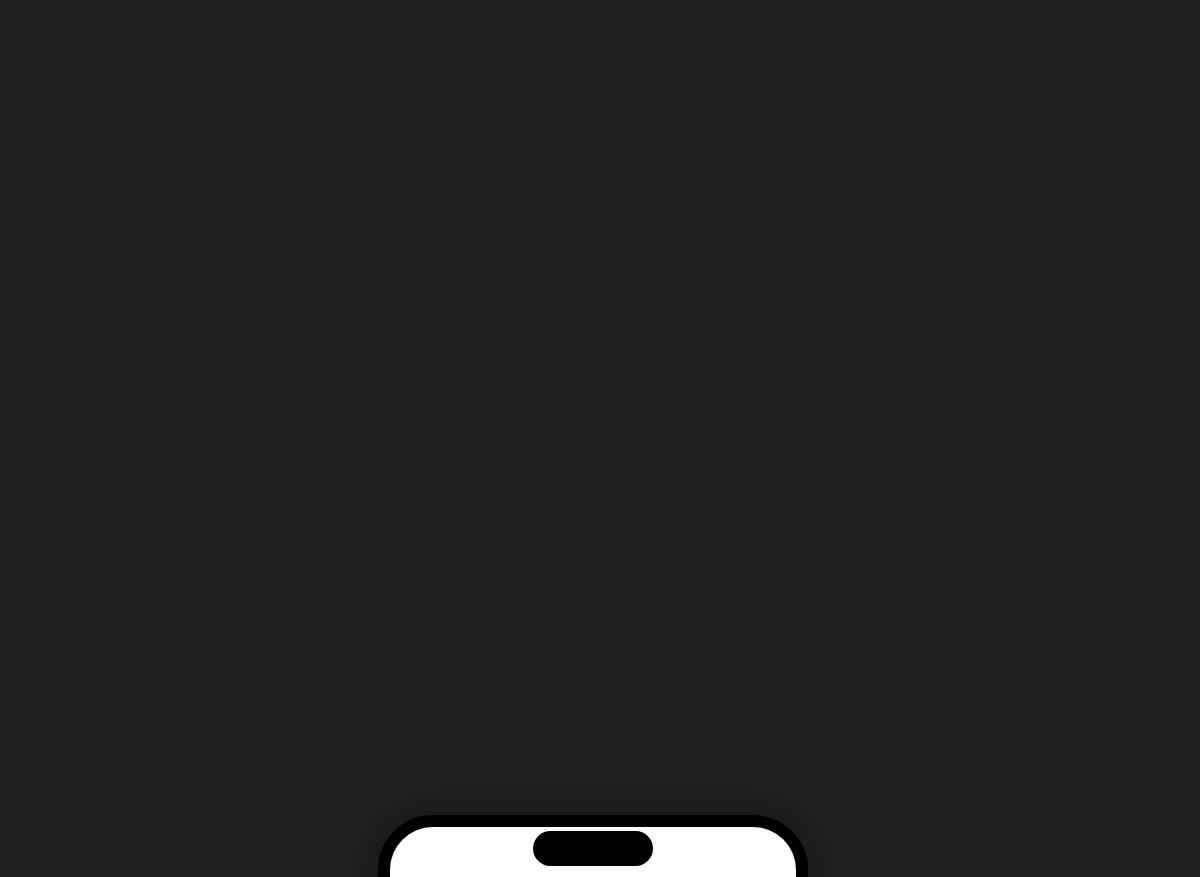
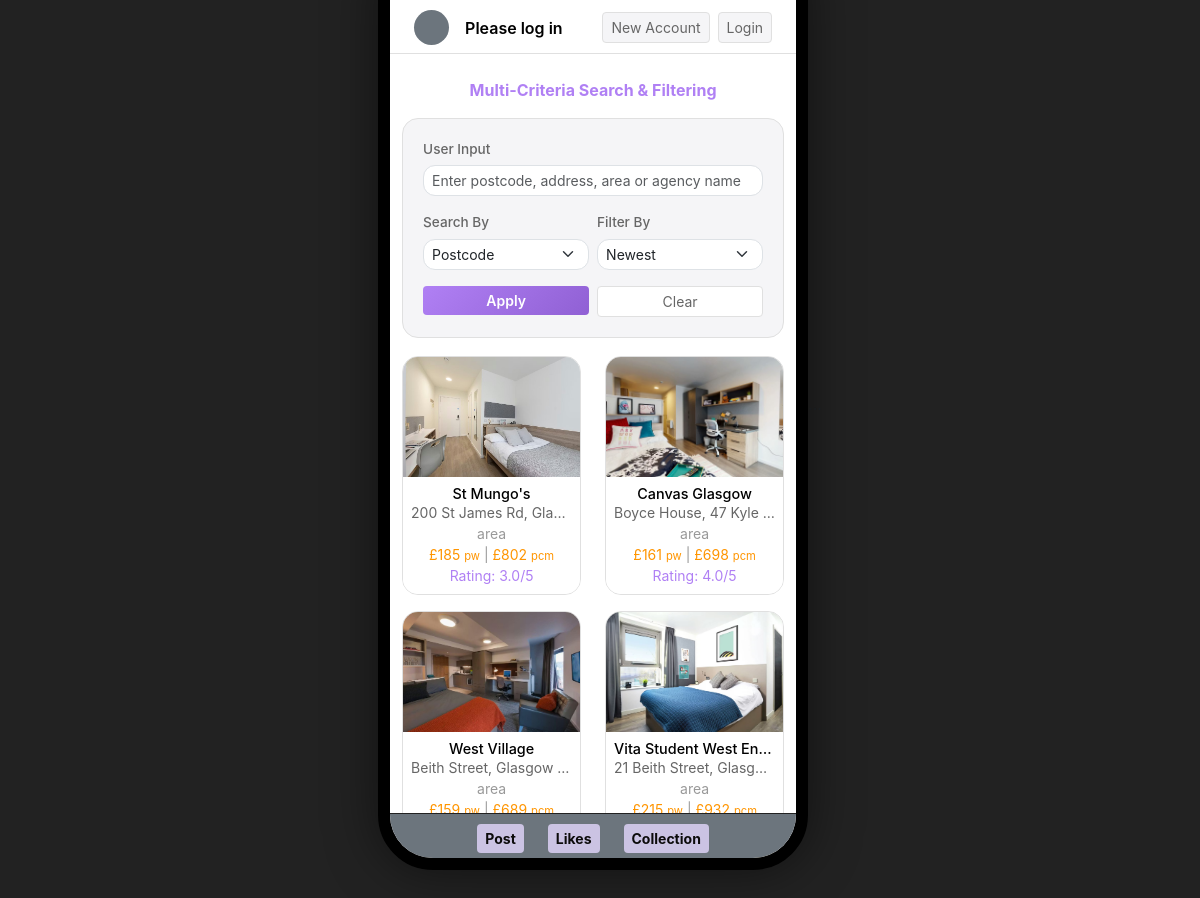
The page / on the database its author committed (2 pictures, top to bottom).
### properties/models.py (models this page shows, shortened)
class Property(models.Model):
    title = models.CharField(max_length=200)
    description = models.TextField()
    price = models.IntegerField(verbose_name="Price (£/week)")
    zip_code = models.CharField(max_length=10)
    image = models.ImageField(upload_to="images/", blank=True, null=True)
    user = models.ForeignKey(User, on_delete=models.CASCADE)
    created_at = models.DateTimeField(auto_now_add=True)
    address = models.CharField(max_length=300, blank=True, verbose_name="Full Address")
    area = models.CharField(max_length=100, blank=True, null=True)
    latitude = models.DecimalField(max_digits=9, decimal_places=7, null=True, blank=True, verbose_name="Latitude")
    longitude = models.DecimalField(max_digits=10, decimal_places=7, null=True, blank=True, verbose_name="Longitude")
    distance_from_campus = models.CharField(max_length=50, blank=True, verbose_name="Distance from Campus")
    @property
    def price_pcm(self):
        return round((self.price * 52) / 12)

### properties/views.py (the view, shortened to what this page needs)
# urls.py: path('', views.home, name='home'),
def home(request):
    query = request.GET.get('q', '').strip()
    search_by = request.GET.get('search_by', 'postcode')
    filter_by = request.GET.get('filter_by', '')
    properties = Property.objects.all()
    properties = properties.annotate(avg_review_rating=Avg('reviews__rating'))
    if filter_by == 'price_low':
        properties = properties.order_by('price')
    elif filter_by == 'price_high':
        properties = properties.order_by('-price')
    elif filter_by == 'rating_high':
        properties = properties.order_by('-avg_review_rating', '-created_at')
    else:
        properties = properties.order_by('-created_at')
    return render(request, "home.html", {
        "properties": properties,
        "query": query,
        "search_by": search_by,
        "filter_by": filter_by,
    })

### properties/templates/home.html (shortened to what this page needs)
{% extends 'base/base.html' %}
{% block content %}
<div class="content-area">
    <nav class="navbar px-4" style="background:#fff; border-bottom:1px solid #e0e0e0;">
        <div class="d-flex align-items-center gap-3">
            {% if user.is_authenticated %}
                <a href="{% url 'dashboard_redirect' %}" class="text-decoration-none d-flex align-items-center gap-3">
                    {% if user.role == 'user' %}
                        {% if user.profile.avatar %}
                            <img src="{{ user.profile.avatar.url }}" alt="Avatar" class="user-avatar">
                        {% else %}
                            <div class="avatar-circle bg-success text-white fw-bold" style="font-size:16px;">
                                {{ user.username.0|upper }}
                            </div>
                        {% endif %}
                    {% elif user.role == 'agency' %}
                        {% if user.agency_profile.avatar %}
                            <img src="{{ user.agency_profile.avatar.url }}" alt="Avatar" class="user-avatar">
                        {% else %}
                            <div class="avatar-circle" style="background:#2196F3; font-size:18px;">🏢</div>
                        {% endif %}
                    {% else %}
                        <div class="avatar-circle bg-secondary"></div>
                    {% endif %}
                    <span style="color:#000; font-weight:600; font-size:1.1rem;">{{ user.username }}</span>
                </a>
                <form method="post" action="{% url 'logout' %}" class="ms-2">
                    {% csrf_token %}
                    <button type="submit" class="btn btn-sm" style="border:1px solid #e0e0e0; color:#666; background:#f5f5f7;">Logout</button>
                </form>
            {% else %}
                <div class="avatar-circle bg-secondary"></div>
                <span style="color:#000; font-weight:600;">Please log in</span>
            {% endif %}
        </div>
        {% if not user.is_authenticated %}
        <div class="d-flex gap-2">
            <a href="{% url 'register' %}" class="btn btn-sm" style="border:1px solid #e0e0e0; color:#666; background:#f5f5f7;">New Account</a>
            <a href="{% url 'login' %}" class="btn btn-light btn-sm" style="border:1px solid #e0e0e0; color:#666; background:#f5f5f7;">Login</a>
        </div>
        {% endif %}
    </nav>
    <div class="container mt-4">
        <div class="search-title">Multi-Criteria Search & Filtering</div>
        <div class="search-box">
            <form method="GET" action="{% url 'home' %}">
                <div class="mb-3">
                    <label class="search-label">User Input</label>
                    <input
                        name="q"
                        type="text"
                        value="{{ query|default:'' }}"
                        class="form-control form-control-sm"
                        placeholder="Enter postcode, address, area or agency name">
                </div>
                <div class="row gx-2 mb-3">
                    <div class="col-6">
                        <label class="search-label">Search By</label>
                        <select name="search_by" class="form-select form-select-sm">
                            <option value="postcode" {% if search_by == 'postcode' %}selected{% endif %}>Postcode</option>
                        </select>
                    </div>
                    <div class="col-6">
                        <label class="search-label">Filter By</label>
                        <select name="filter_by" class="form-select form-select-sm">
                            <option value="" {% if not filter_by %}selected{% endif %}>Newest</option>
                        </select>
                    </div>
                </div>
                <div class="row gx-2">
                    <div class="col-6">
                        <button type="submit" class="btn btn-secondary btn-sm w-100">Apply</button>
                    </div>
                    <div class="col-6">
                        <a href="{% url 'home' %}" class="btn btn-outline-secondary btn-sm w-100">Clear</a>
                    </div>
                </div>
            </form>
        </div>
        <div class="row">
            {% for p in properties %}
            <div class="col-6 mb-3">
                <div class="card bg-dark text-white border-secondary h-100">
                    <a href="{% if user.is_authenticated %}{% url 'property_detail' p.id %}{% else %}{% url 'login' %}?next={% url 'property_detail' p.id %}{% endif %}"
                       class="text-white text-decoration-none">
                        {% if p.image %}
                            <img src="{{ p.image.url }}" class="card-img-top" style="height:120px; object-fit:cover;">
                        {% else %}
                            <div style="height:120px; background:#444;" class="d-flex align-items-center justify-content-center small text-muted">
                                No Image
                            </div>
                        {% endif %}
                        <div class="card-body p-2 text-center">
                            <h6 style="font-size: 0.9rem;" class="mb-0 text-truncate">{{ p.title }}</h6>
                            {% if p.address %}
                                <div class="small text-light text-truncate">{{ p.address }}</div>
                            {% endif %}
                            {% if p.area %}
                                <div class="small text-secondary text-truncate">{{ p.area }}</div>
                            {% endif %}
                            <div class="text-warning small">
                                £{{ p.price }} <span style="font-size: 0.7rem;">pw</span>
                                <span class="text-secondary">|</span>
                                £{{ p.price_pcm }} <span style="font-size: 0.7rem;">pcm</span>
                            </div>
                            {% if p.avg_review_rating %}
                                <div class="small text-info">
                                    Rating: {{ p.avg_review_rating|floatformat:1 }}/5
                                </div>
                            {% endif %}
                        </div>
                    </a>
                </div>
            </div>
            {% empty %}
            <div class="col-12 text-center mt-5 text-secondary">
                <p>No available listings found.</p>
            </div>
            {% endfor %}
        </div>
    </div>
</div>
<div class="container-bottom-bar">
    <div class="container d-flex justify-content-center gap-4 px-3">
        <a href="{% if user.is_authenticated and user.role == 'agency' %}{% url 'post_property' %}{% else %}{% url 'login' %}?next={% url 'post_property' %}{% endif %}"
           class="btn btn-sm fw-bold"
           style="background-color: #CBC3E3; color: rgb(12, 11, 11); border: none;">
            Post
        </a>
        <a href="{% if user.is_authenticated %}{% url 'my_likes' %}{% else %}{% url 'login' %}?next={% url 'my_likes' %}{% endif %}"
           class="btn btn-light btn-sm fw-bold"
           style="background-color: #CBC3E3; color: rgb(12, 11, 11); border: none;">
            Likes
        </a>
        <a href="{% if user.is_authenticated %}{% url 'my_collection' %}{% else %}{% url 'login' %}?next={% url 'my_collection' %}{% endif %}"
           class="btn btn-sm fw-bold"
           style="background-color: #CBC3E3; color: rgb(12, 11, 11); border: none;">
            Collection
        </a>
    </div>
</div>
{% endblock %}

### properties/templates/base/base.html (shortened to what this page needs)
<!DOCTYPE html>
<html lang="en">
<head>
    <link href="https://cdn.jsdelivr.net/npm/bootstrap@5.3.3/dist/css/bootstrap.min.css" rel="stylesheet">
    <link rel="stylesheet" href="https://cdn.jsdelivr.net">
</head>
<body>
    <div class="iphone-screen">
        <div class="status-bar d-flex justify-content-center align-items-end">
            <div style="width: 120px; height: 35px; background: #000; border-radius: 20px; margin-bottom: 5px;"></div>
        </div>
        {% block content %}
        {% endblock %}
    </div>
</body>
</html>

### rows shown on the page
Property: image (picture), title "St Mungo's", address "200 St James Rd, Gla…", area "area", price "185", price_pcm "802", avg_review_rating "3.0"
Property: image (picture), title "Canvas Glasgow", address "Boyce House, 47 Kyle…", area "area", price "161", price_pcm "698", avg_review_rating "4.0"
Property: image (picture), title "West Village", address "Beith Street, Glasgow…", area "area", price "159", price_pcm "689"
Property: image (picture), title "Vita Student West En…", address "21 Beith Street, Glasg…", area "area", price "215", price_pcm "932"
Property: image (picture)
Property: image (picture)
